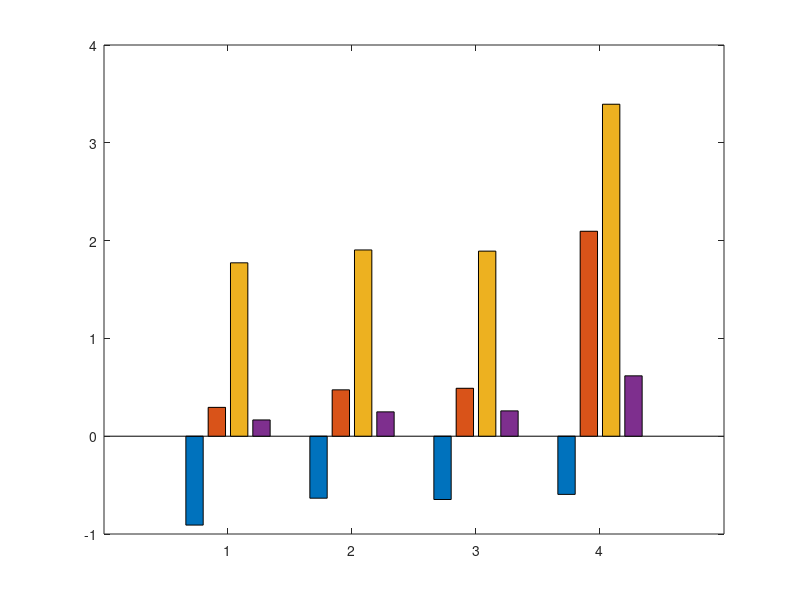

Write the MATLAB code that produced this figure. (Note: this script raises an error after producing the figure.)
% Data for each category
categories = {'dd2', 'd2', 'a3c', 'acb'};
SINR = [-0.908813232, -0.63395244, -0.647174927, -0.594959142];
UHO = [0.294820717, 0.474103586, 0.490039841, 2.09561753];
HO = [1.772908367, 1.90438247, 1.892430279, 3.394422311];
UHO_HO = [0.166292135, 0.248953975, 0.258947368, 0.617370892];

% Combine the data
data = [SINR; UHO; HO; UHO_HO];

% Create a bar graph with custom colors
figure;
b = bar(data', 'grouped');

% Customizing colors to emphasize dd2
b(1).FaceColor = [0.2 0.6 1];  % SINR - light blue
b(2).FaceColor = [1 0.4 0];    % UHO - orange
b(3).FaceColor = [1 0.8 0];    % HO - yellow
b(4).FaceColor = [0.6 0 0.8];  % UHO/HO - purple

% Set the x-axis labels
set(gca, 'XTickLabel', categories);

% Add title and axis labels
title('SINR, UHO, HO, UHO/HO values for dd2, d2, a3c, acb');
xlabel('Categories');
ylabel('Values');

% Add legend
legend({'SINR', 'UHO', 'HO', 'UHO/HO'}, 'Location', 'BestOutside');

% Adjust y-axis limits to emphasize the differences
ylim([-1 4]);

% Display grid for better readability
grid on;
